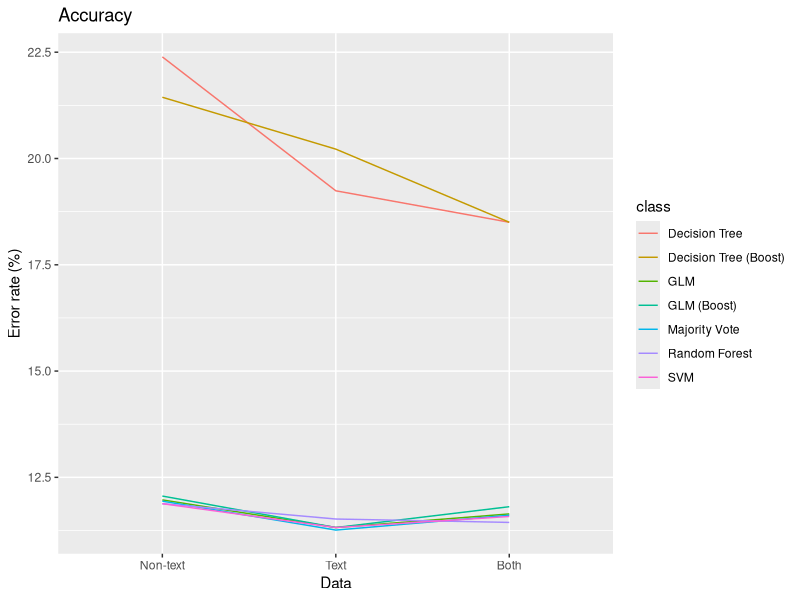
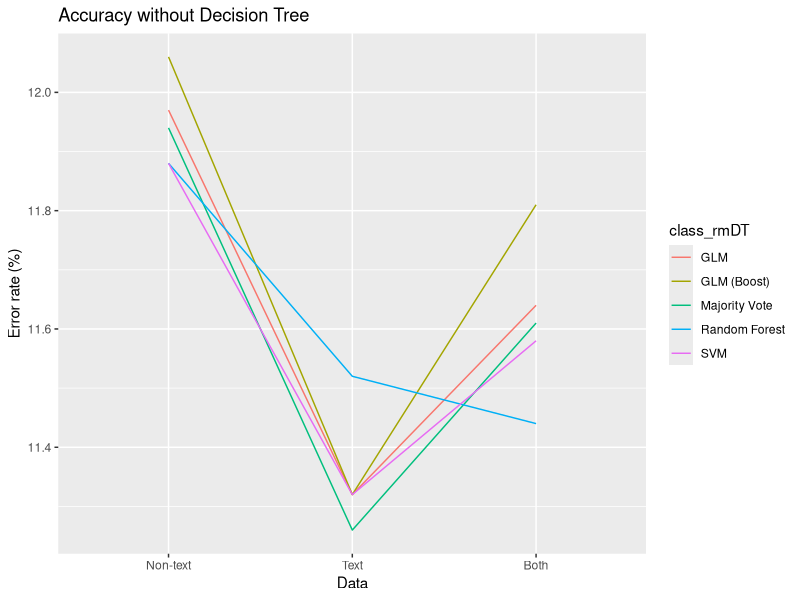
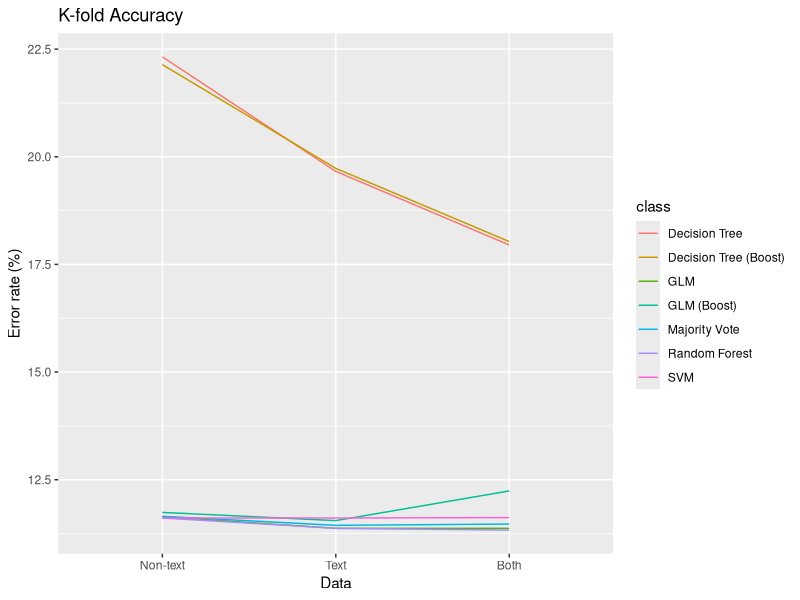
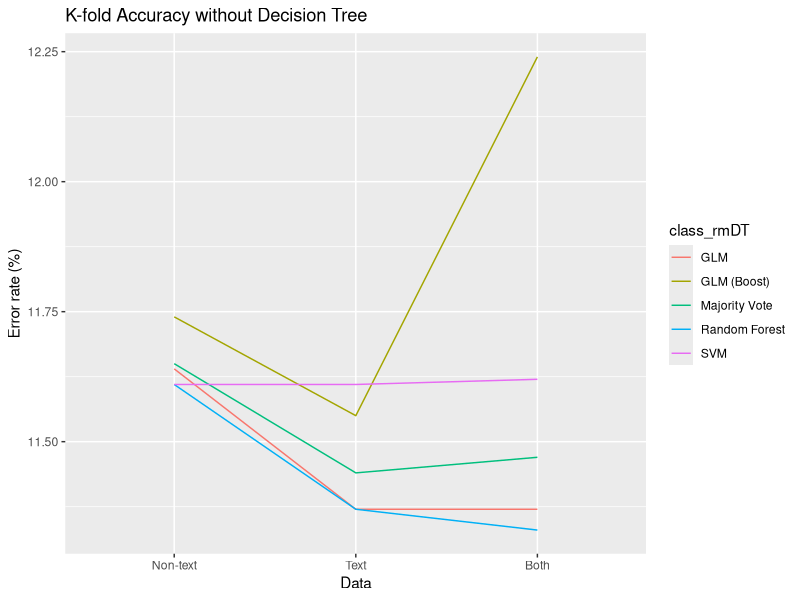
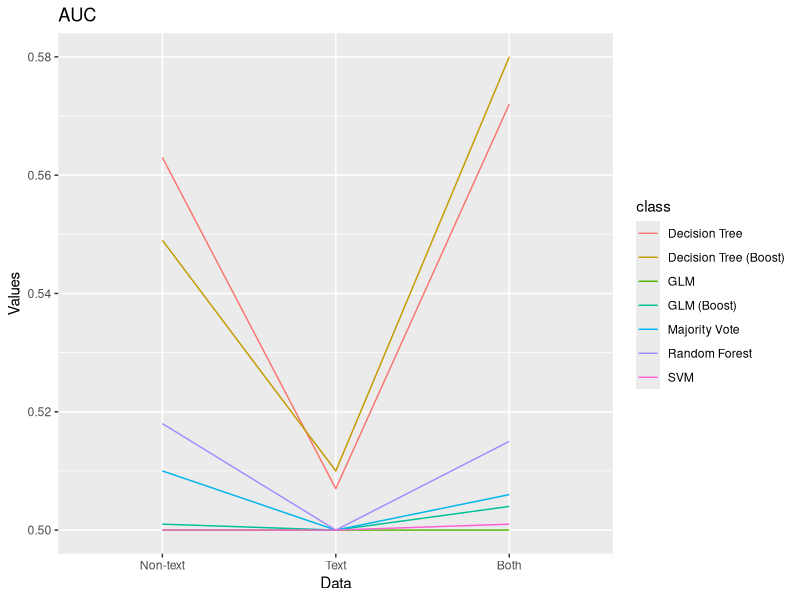

These charts were generated, in order, by the following R code:
## ---- chunk 1
knitr::opts_chunk$set(echo = TRUE)
## ---- chunk 2
library(dplyr)
library(ggplot2)
library(reshape2)
## ---- chunk 3
# Create dataframes using classifier evaluation obtained by A

data <- c("Non-text", "Non-text", "Non-text", "Non-text", "Non-text", "Non-text", "Non-text",
          "Text", "Text", "Text", "Text", "Text", "Text", "Text",
          "Both", "Both", "Both", "Both", "Both", "Both", "Both")

class <- c("GLM", "GLM (Boost)", "Decision Tree", "Decision Tree (Boost)", "SVM", "Random Forest", "Majority Vote",
           "GLM", "GLM (Boost)", "Decision Tree", "Decision Tree (Boost)", "SVM", "Random Forest", "Majority Vote",
           "GLM", "GLM (Boost)", "Decision Tree", "Decision Tree (Boost)", "SVM", "Random Forest", "Majority Vote")

# Dataframe for Accuracy
accuracy <- c(11.97, 12.06, 22.39, 21.44, 11.88, 11.88, 11.94,
              11.32, 11.32, 19.24, 20.22, 11.32, 11.52, 11.26,
              11.64, 11.81, 18.50, 18.50, 11.58, 11.44, 11.61)
accu_df <- data.frame(data, class, accuracy)

# Dataframe for K-fold accuracy
k_fold <- c(11.64, 11.74, 22.32, 22.14, 11.61, 11.61, 11.65,
            11.37, 11.55, 19.66, 19.73, 11.61, 11.37, 11.44,
            11.37, 12.24, 17.95, 18.03, 11.62, 11.33, 11.47)
kfold_df <- data.frame(data, class, k_fold)

# Dataframe for AUC
auc <- c(0.5, 0.501, 0.563, 0.549, 0.5, 0.518, 0.51,
         0.5, 0.5, 0.507, 0.510, 0.5, 0.5, 0.5,
         0.5, 0.504, 0.572, 0.580, 0.501, 0.515, 0.506)
auc_df <- data.frame(data, class, auc)

## ---- chunk 4
# Plot for Accuracy

level_order <- c('Non-text', 'Text', 'Both')
accu_plot <- ggplot(data = accu_df) +
  geom_line(aes(x = factor(data, level = level_order), y = accuracy, colour = class, group = class)) +
              labs(title = "Accuracy") + xlab("Data") + ylab("Error rate (%)")
accu_plot
## ---- chunk 5
# Create dataframe for Accuracy without Decision Tree

data_rmDT <- c("Non-text", "Non-text", "Non-text", "Non-text", "Non-text",
               "Text", "Text", "Text", "Text", "Text",
          "Both", "Both", "Both", "Both", "Both")

class_rmDT <- c("GLM", "GLM (Boost)", "SVM", "Random Forest", "Majority Vote",
           "GLM", "GLM (Boost)", "SVM", "Random Forest", "Majority Vote",
           "GLM", "GLM (Boost)", "SVM", "Random Forest", "Majority Vote")

accuracy_rmDT <- c(11.97, 12.06, 11.88, 11.88, 11.94,
                   11.32, 11.32, 11.32, 11.52, 11.26,
              11.64, 11.81, 11.58, 11.44, 11.61)
accu_rmDT <- data.frame(data_rmDT, class_rmDT, accuracy_rmDT)

# Plot for Accuracy without Decision Tree
accu_rmDT_plot <- ggplot(data = accu_rmDT) +
  geom_line(aes(x = factor(data_rmDT, level = level_order), y = accuracy_rmDT, colour = class_rmDT, group = class_rmDT)) +
  labs(title = "Accuracy without Decision Tree") + xlab("Data") + ylab("Error rate (%)")
accu_rmDT_plot
## ---- chunk 6
# Plot for K-fold Accuracy

kfold_plot <- ggplot(data = kfold_df) +
  geom_line(aes(x = factor(data, level = level_order), y = k_fold, colour = class, group = class)) +
              labs(title = "K-fold Accuracy") + xlab("Data") + ylab("Error rate (%)")
kfold_plot

## ---- chunk 7
# Create dataframe for Accuracy without Decision Tree

k_fold_rmDT <- c(11.64, 11.74, 11.61, 11.61, 11.65,
                 11.37, 11.55, 11.61, 11.37, 11.44,
            11.37, 12.24, 11.62, 11.33, 11.47)
kfold_rmDT <- data.frame(data_rmDT, class_rmDT, k_fold_rmDT)

# Plot for K-fold Accuracy without Decision Tree
kfold_rmDT_plot <- ggplot(data = kfold_rmDT) +
  geom_line(aes(x = factor(data_rmDT, level = level_order), y = k_fold_rmDT, colour = class_rmDT, group = class_rmDT)) +
              labs(title = "K-fold Accuracy without Decision Tree") + xlab("Data") + ylab("Error rate (%)")
kfold_rmDT_plot
## ---- chunk 8
# Plot for AUC

auc_plot <- ggplot(data = auc_df) +
  geom_line(aes(x = factor(data, level = level_order), y = auc, colour = class, group = class)) +
              labs(title = "AUC") + xlab("Data") + ylab("Values")
auc_plot

